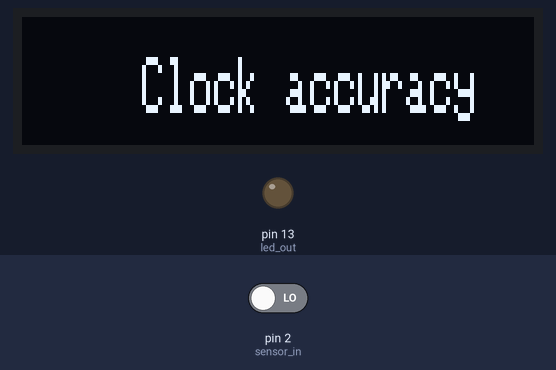
The sketch below on a simulated Arduino Uno, built with avr-gcc and run on an emulated ATmega328P. Shown: 128×32 one-colour display, output pins drawn as LEDs (lit = HIGH). Inputs (shaded band) come from the test bench; at power-on: pin 2 (sensor_in) LOW.

Above: at 4.2 s.
4.3 s: pin 2 (sensor_in) driven HIGH
At 4.6 s:
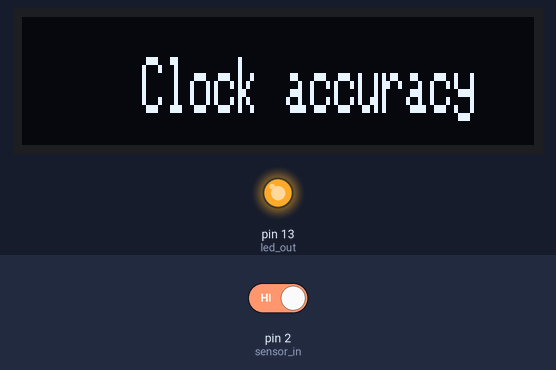
5.8 s: pin 2 (sensor_in) driven LOW
At 6.3 s:
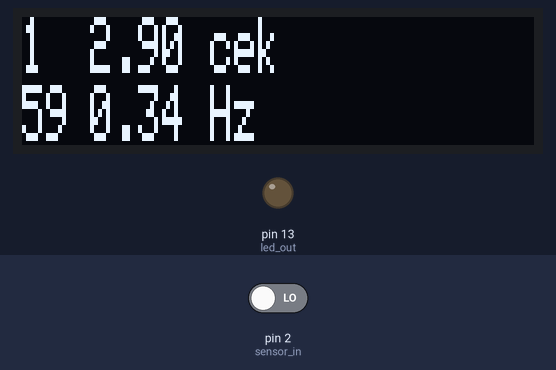
7.3 s: pin 2 (sensor_in) driven HIGH
At 8.1 s:
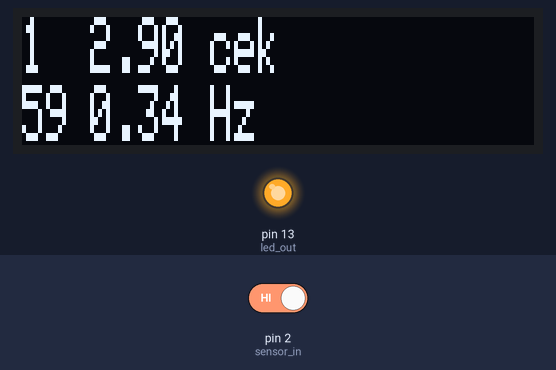
Timing chart, 0 to 10.3 s (numbered marks = the images above; inputs shaded):
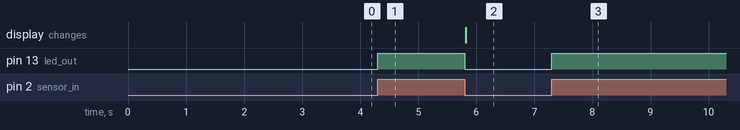

The sketch:

clock-Accuracy.ino
```cpp
/**
 * Калибровка маятниковых часов.
 * Для работы датчик преграды установить в
 * крайнем положении отклонения маятника, так чтобы он своим дальним от центра краем
 * попадал в зону действия датчика (на датчике будет зажигаться лампа,
 * при попадании в его зону действия маятника)
 *
 * Подключение
 * Датчик преграды  ---- Arduino
 *   + 5v
 *   gnd gnd
 *   out   ----->        D2  (для Arduino Uno, Nano, Mini)
 *
 * Oled    ---- Arduino
 *   + 5v
 *   gnd gnd
 *   SDA   ----->        A4
 *   SCL   ----->        A5
 *
 *   Для разных часов - разные частоты.
 *   ОЧЗ с длиным маятником имеет 6270 полуколебаний в час, или 104.5 в минуту или 1.74 в секунду (0.57 гц)
 *   Янтарь с коротким маятником  имеет 7200 полуколебаний в час, или 120 в минуту или 2 в секунду (0.5 гц)
 *
 *   Поэтому данный прибор
 *      для ОЧЗ-длиный должен показывать период 1.74*2=3.48 (1.14 Гц)
 *      для янтаря-коротки  должен показывать период 2*2=4 (0.25 Гц)
 *

 */
#include "Wire.h"
#include "Adafruit_GFX.h"
#include "Adafruit_SSD1306.h"

//Количество измерений периодов для вычисления "среднего" периода.
//при 60 - период за минуту
#define MAX 60

#define DISPLAY_TIMEOUT 1000000
#define led_out 13
#define sensor_in 2

#define DISP_HEIGHT 32
#define DISP_WIDTH 128

Adafruit_SSD1306 display(DISP_WIDTH, DISP_HEIGHT, &Wire, 4);

boolean val;
boolean oldval;

uint32_t mytime = 0 ;
uint32_t oldtime = 0;
// "Мгновенный" период колебания, получаемый при каждом срабатывании датчика
uint32_t difTimeInSek = 0;

//Количество измерений
byte     countMotion = 0;
//Режим: 0 - стоп, 1-измерение
byte mode = 0;
float difTimeAvareage = 0;


uint32_t displayTimer, displayTimerOld = micros();


void displayInit(){
   display.begin(SSD1306_SWITCHCAPVCC, 0x3C); // указываем адрес устройства на шине
   display.clearDisplay();
   display.setTextSize(1, 2); // указываем размер шрифта
   display.setTextColor(SSD1306_WHITE); // указываем цвет надписи

   display.setCursor(30, 10);
   display.println("Clock accuracy");
   display.display();
   delay(3000);
   display.clearDisplay(); // очищаем экран
}


/**
 * Отобразить на экране параметры
 * Обновления экрана не чаще DISPLAY_TIMEOUT-uСек
 * @param countMotion byte число проведенных измерений (== числу качаний маятника)
 * @param period_us  float  период колебания маятника, микросекунды
 */
void displayParam(byte countMotion, float period_us){
  uint32_t dispSek, dispmSek;
  float f;
  //char str[40];


    displayTimer = micros();
    if( displayTimerOld - displayTimer > DISPLAY_TIMEOUT ){
     display.clearDisplay();
/*
dispSek = DISP_HEIGHT / 2;
display.drawLine(15, dispSek-3, 15, dispSek+3, SSD1306_WHITE);
display.drawLine(12, dispSek, 18, dispSek, SSD1306_WHITE);
*/
     //Число колебаний
     display.setCursor(0, 0); display.print(countMotion);
  //Оставшееся количество
     display.setCursor(0, 17); display.print( (MAX - countMotion ) );

     //Период
     f = period_us; f = (float) (f / 1000000 );
     display.setCursor(17, 0);
     display.print(f);display.print(" cek");

     //Частота
     //dtostrf(f, 4, 2, str); display.print( str );display.print(" cek");
     f = period_us; f = (float) (1000000 / f );
     display.setCursor(17, 17); display.print(f); display.print(" Hz");
     display.display();
     displayTimerOld = displayTimer;
    }
}


void setup() {
   displayInit();
  // put your setup code here, to run once:
  pinMode (led_out, OUTPUT);
  pinMode (sensor_in, INPUT);
  countMotion = 0; mode = 1;
}


void loop() {

  oldval = val;
  val = (digitalRead (sensor_in));

  if ((val == HIGH) && (oldval == LOW))  {
    digitalWrite (led_out, HIGH);
  }
  else if ((val == LOW) && (oldval == HIGH))  {
    digitalWrite (led_out, LOW);
    mytime = micros();
    difTimeInSek = mytime - oldtime;

    //количество измерений увеличиваем,
    countMotion++;
    //если количество измерений прошло нужно число раз, стоп
    if( countMotion > MAX ){
      countMotion = MAX; mode = 0;
    } else{
      //считаем среднее
      difTimeAvareage = (difTimeAvareage + difTimeInSek) / 2;
    }

    oldtime = mytime;
    displayParam( countMotion, difTimeAvareage );
  }
}
```

Measured:
- after the input at 4.3 s, pin 13 (led_out): LOW → HIGH at once
- after the input at 5.8 s, pin 13 (led_out): HIGH → LOW at once; the display: changes at once (image 2)
- after the input at 7.3 s, pin 13 (led_out): LOW → HIGH at once
